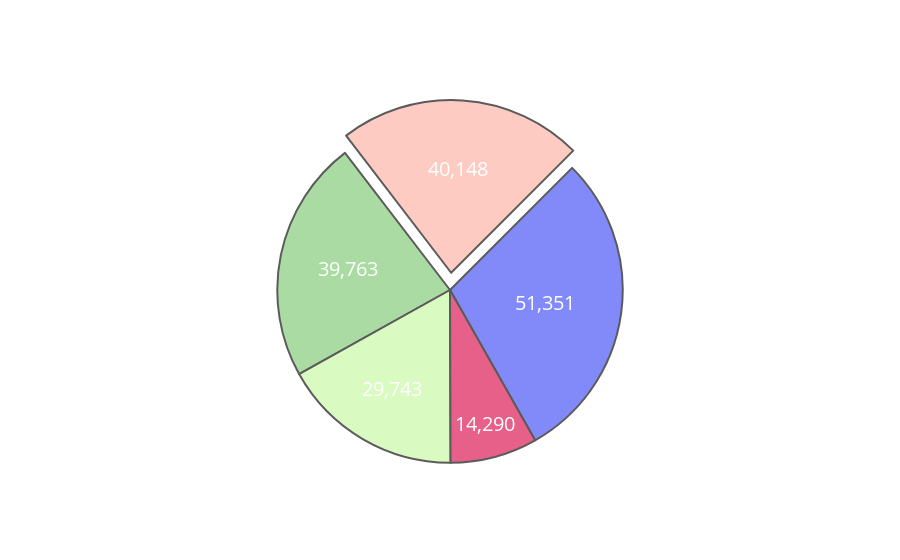

Notebook code cell kept with this figure:
### Code cell
colors = ['#FEBFB3', '#E1396C', '#96D38C', '#D0F9B1', '##CD5C5C']
trace=go.Pie(
    values=dfcn5['num_students'],
    labels=dfcn5['university_name'],
    rotation=45,
    opacity=.8,
    showlegend=False,
    pull=[0.1,0,0,0,0],
    hoverinfo='label+percent',
    textinfo='value',
    textfont=dict(size=20, color='white'),
    marker=dict(colors=colors, line=dict(color='#333333', width=2))
)

py.offline.iplot([trace])

### Figure 1 — Plotly figure (JSON) as saved in the notebook; plotly's stock layout.template omitted (floating-point values rounded to 4 significant figures)
{"data": [{"hoverinfo": "label+percent", "labels": ["Peking University", "University of Science and Technology of China", "Tsinghua University", "Nanjing University", "Sun Yat-sen University"], "marker": {"colors": ["#FEBFB3", "#E1396C", "#96D38C", "#D0F9B1", "##CD5C5C"], "line": {"color": "#333333", "width": 2}}, "opacity": 0.8, "pull": [0.1, 0, 0, 0, 0], "rotation": 45, "showlegend": false, "textfont": {"color": "white", "size": 20}, "textinfo": "value", "type": "pie", "values": [40148, 14290, 39763, 29743, 51351]}], "layout": {}}
